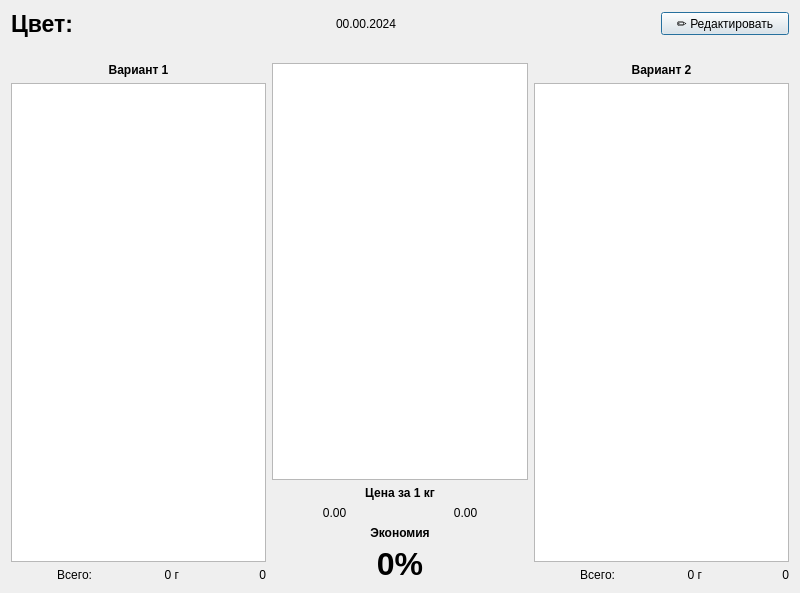
<?xml version="1.0" encoding="UTF-8"?>
<ui version="4.0">
 <class>Dialog</class>
 <widget class="QDialog" name="Dialog">
  <property name="geometry">
   <rect>
    <x>0</x>
    <y>0</y>
    <width>800</width>
    <height>593</height>
   </rect>
  </property>
  <property name="windowTitle">
   <string>Dialog</string>
  </property>
  <layout class="QVBoxLayout" name="verticalLayout_4">
   <item>
    <layout class="QHBoxLayout" name="horizontalLayout_5">
     <item>
      <widget class="QLabel" name="ColorName">
       <property name="font">
        <font>
         <pointsize>17</pointsize>
         <bold>true</bold>
        </font>
       </property>
       <property name="text">
        <string>Цвет:</string>
       </property>
      </widget>
     </item>
     <item>
      <widget class="QLabel" name="Date">
       <property name="text">
        <string>00.00.2024</string>
       </property>
      </widget>
     </item>
     <item>
      <widget class="QPushButton" name="EditButton">
       <property name="maximumSize">
        <size>
         <width>128</width>
         <height>16777215</height>
        </size>
       </property>
       <property name="text">
        <string>✏️ Редактировать</string>
       </property>
      </widget>
     </item>
    </layout>
   </item>
   <item>
    <widget class="QLabel" name="Comment">
     <property name="text">
      <string/>
     </property>
    </widget>
   </item>
   <item>
    <layout class="QHBoxLayout" name="horizontalLayout_4">
     <item>
      <layout class="QVBoxLayout" name="verticalLayout_2">
       <item>
        <widget class="QLabel" name="Variant1Name">
         <property name="font">
          <font>
           <bold>true</bold>
          </font>
         </property>
         <property name="text">
          <string>Вариант 1</string>
         </property>
         <property name="alignment">
          <set>Qt::AlignCenter</set>
         </property>
        </widget>
       </item>
       <item>
        <widget class="QTableView" name="Variant1Components"/>
       </item>
       <item>
        <layout class="QHBoxLayout" name="horizontalLayout_2">
         <item>
          <widget class="QLabel" name="TotalLabel1">
           <property name="text">
            <string>Всего:</string>
           </property>
           <property name="alignment">
            <set>Qt::AlignRight|Qt::AlignTrailing|Qt::AlignVCenter</set>
           </property>
          </widget>
         </item>
         <item>
          <widget class="QLabel" name="TotalWeight1">
           <property name="text">
            <string>0 г</string>
           </property>
           <property name="alignment">
            <set>Qt::AlignRight|Qt::AlignTrailing|Qt::AlignVCenter</set>
           </property>
          </widget>
         </item>
         <item>
          <widget class="QLabel" name="TotalPrice1">
           <property name="text">
            <string>0</string>
           </property>
           <property name="alignment">
            <set>Qt::AlignRight|Qt::AlignTrailing|Qt::AlignVCenter</set>
           </property>
          </widget>
         </item>
        </layout>
       </item>
      </layout>
     </item>
     <item>
      <layout class="QVBoxLayout" name="verticalLayout">
       <item>
        <widget class="QGraphicsView" name="Comparation"/>
       </item>
       <item>
        <widget class="QLabel" name="PriceForKGLabel">
         <property name="font">
          <font>
           <bold>true</bold>
          </font>
         </property>
         <property name="text">
          <string>Цена за 1 кг</string>
         </property>
         <property name="alignment">
          <set>Qt::AlignCenter</set>
         </property>
        </widget>
       </item>
       <item>
        <layout class="QHBoxLayout" name="horizontalLayout">
         <item>
          <widget class="QLabel" name="PriceForKG1">
           <property name="text">
            <string>0.00</string>
           </property>
           <property name="alignment">
            <set>Qt::AlignCenter</set>
           </property>
          </widget>
         </item>
         <item>
          <widget class="QLabel" name="PriceForKG2">
           <property name="text">
            <string>0.00</string>
           </property>
           <property name="alignment">
            <set>Qt::AlignCenter</set>
           </property>
          </widget>
         </item>
        </layout>
       </item>
       <item>
        <widget class="QLabel" name="EconomyLabel">
         <property name="font">
          <font>
           <bold>true</bold>
          </font>
         </property>
         <property name="text">
          <string>Экономия</string>
         </property>
         <property name="alignment">
          <set>Qt::AlignCenter</set>
         </property>
        </widget>
       </item>
       <item>
        <widget class="QLabel" name="SavingPercent">
         <property name="font">
          <font>
           <pointsize>24</pointsize>
           <bold>true</bold>
          </font>
         </property>
         <property name="text">
          <string>0%</string>
         </property>
         <property name="alignment">
          <set>Qt::AlignCenter</set>
         </property>
        </widget>
       </item>
      </layout>
     </item>
     <item>
      <layout class="QVBoxLayout" name="verticalLayout_3">
       <item>
        <widget class="QLabel" name="Variant2Name">
         <property name="font">
          <font>
           <bold>true</bold>
          </font>
         </property>
         <property name="text">
          <string>Вариант 2</string>
         </property>
         <property name="alignment">
          <set>Qt::AlignCenter</set>
         </property>
        </widget>
       </item>
       <item>
        <widget class="QTableView" name="Variant2Components"/>
       </item>
       <item>
        <layout class="QHBoxLayout" name="horizontalLayout_3">
         <item>
          <widget class="QLabel" name="TotalLabel2">
           <property name="text">
            <string>Всего:</string>
           </property>
           <property name="alignment">
            <set>Qt::AlignRight|Qt::AlignTrailing|Qt::AlignVCenter</set>
           </property>
          </widget>
         </item>
         <item>
          <widget class="QLabel" name="TotalWeight2">
           <property name="text">
            <string>0 г</string>
           </property>
           <property name="alignment">
            <set>Qt::AlignRight|Qt::AlignTrailing|Qt::AlignVCenter</set>
           </property>
          </widget>
         </item>
         <item>
          <widget class="QLabel" name="TotalPrice2">
           <property name="text">
            <string>0</string>
           </property>
           <property name="alignment">
            <set>Qt::AlignRight|Qt::AlignTrailing|Qt::AlignVCenter</set>
           </property>
          </widget>
         </item>
        </layout>
       </item>
      </layout>
     </item>
    </layout>
   </item>
  </layout>
 </widget>
 <resources/>
 <connections/>
</ui>
